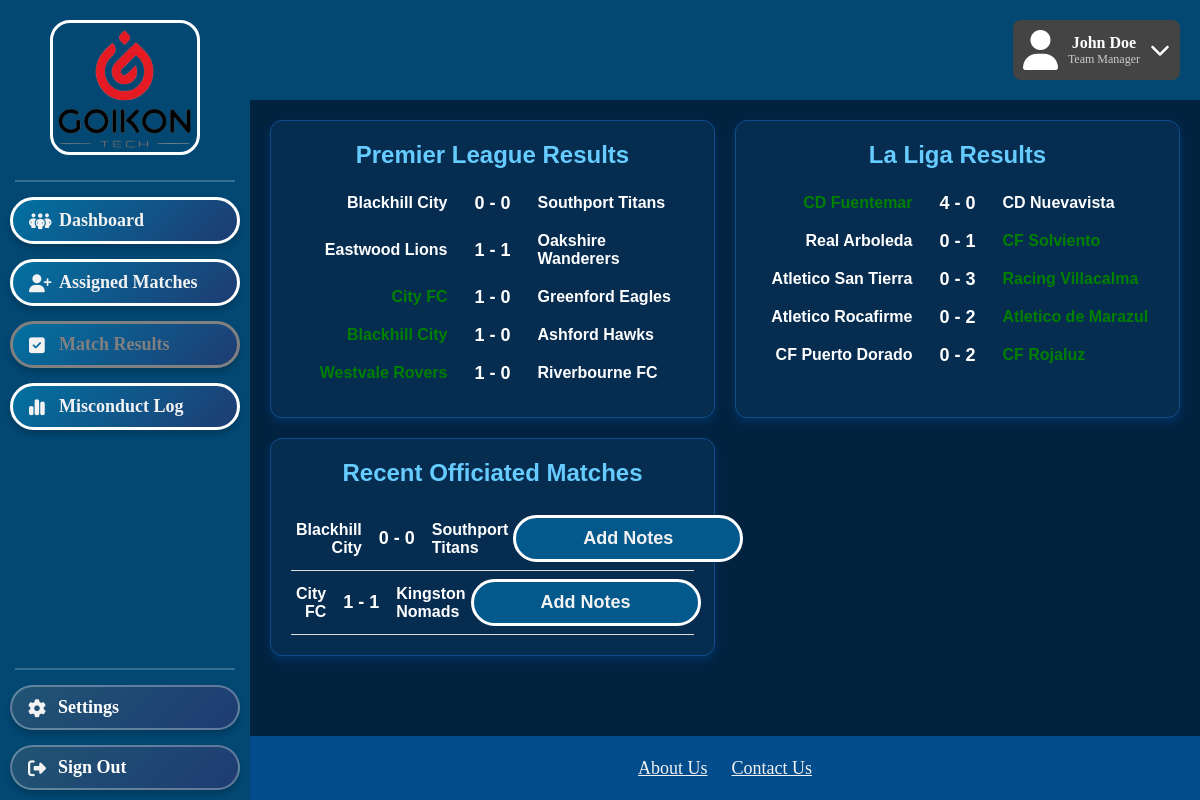
Page /refereePages/MatchResults.php on the committed database.
### tables this page shows
CREATE TABLE "League_Match" (
	"LeagueMatchID"	INTEGER,
	"LeagueID"	INTEGER NOT NULL,
	"HomeTeamID"	INTEGER NOT NULL,
	"AwayTeamID"	INTEGER NOT NULL,
	"MatchDate"	DATETIME NOT NULL,
	"FieldID"	INTEGER NOT NULL,
	"Status"	TEXT NOT NULL,
	"HomeGoals"	INTEGER NOT NULL DEFAULT 0,
	"AwayGoals"	INTEGER NOT NULL DEFAULT 0,
	PRIMARY KEY("LeagueMatchID" AUTOINCREMENT),
	FOREIGN KEY("AwayTeamID") REFERENCES "Team"("TeamID") ON DELETE CASCADE ON UPDATE CASCADE,
	FOREIGN KEY("FieldID") REFERENCES "Field"("FieldID") ON DELETE CASCADE ON UPDATE CASCADE,
	FOREIGN KEY("HomeTeamID") REFERENCES "Team"("TeamID") ON DELETE CASCADE ON UPDATE CASCADE,
	FOREIGN KEY("LeagueID") REFERENCES "League"("LeagueID") ON DELETE CASCADE ON UPDATE CASCADE
);

### refereePages/MatchResults.php (the view, shortened to what this page needs)
<!DOCTYPE html>
<html>
    <link rel="stylesheet" href="../styles.css">
    <div class="header">
        <div class="profile-box">
            <i class="fa fa-user"></i>
            <div>
                <div class="name">John Doe</div>
                <div class="role">Team Manager</div>
            </div>
            <i class="fa fa-chevron-down dropdown-icon"></i>
        </div>
    </div>
    <div class="sidebar">
        <img src="../GoikonLogoFinal.png" alt="Goikon Logo" class = "goikon-logo">
        <div class="sidebar-separator"></div>
        <div class="sidebar-button">
            <a href="RefereeDashboard.php">
                <i class="fa-solid fa-people-group"></i>Dashboard
            </a>
        </div>
        <div class="sidebar-button">
            <a href="AssignedMatches.php">
                <i class="fa-solid fa-user-plus"></i>Assigned Matches
            </a>
        </div>
        <div class="sidebar-button" class="stayOnPageLink">
            <a href="MatchResults.php">
                <i class="fa-solid fa-square-check"></i>Match Results
            </a>
        </div>
        <div class="sidebar-button">
            <a href="MisconductLog.php">
                <i class="fa-solid fa-chart-simple"></i>Misconduct Log
            </a>
        </div>
        <div class="sidebar-toolbox-container">
            <div class="sidebar-separator"></div>
            <div class="sidebar-toolbox-button">
                <a href="../Homepages/SettingsPersonal.php">
                    <i class="fa-solid fa-gear"></i>Settings
                </a>
            </div>
            <div class="sidebar-toolbox-button">
                <a href="../Create Account and Login/Login.php">
                    <i class="fa-solid fa-right-from-bracket"></i></i>Sign Out
                </a>
            </div>
        </div>
    </div>
    <div class="footer">
        <a href="../Homepages/AboutUs.php">About Us</a>
        <a href="../Homepages/ContactUs.php">Contact Us</a>
    </div>
   <div class="main-content">
   <?php
    require_once __DIR__ . '/../Include/db.php';
    try {
        $dbInstance = new Database();
        $conn = $dbInstance->getConnection();
    } catch (Exception $e) {
        die("Error: " . $e->getMessage());
    }
    ?>
    <div class="card-container">
        <div class="card">
            <h2>Premier League Results</h2>
            <?php
            $premQuery = "
                SELECT lm.LeagueMatchID, hm.TeamName AS HomeTeam, am.TeamName AS AwayTeam,
                    lm.MatchDate, lm.HomeGoals, lm.AwayGoals
                FROM League_Match lm
                JOIN Team hm ON lm.HomeTeamID = hm.TeamID
                JOIN Team am ON lm.AwayTeamID = am.TeamID
                WHERE lm.LeagueID = 1
                AND lm.Status = 'Completed'
                ORDER BY lm.MatchDate DESC
                LIMIT 5
            ";
            $premResults = $conn->query($premQuery);
            while ($row = $premResults->fetchArray(SQLITE3_ASSOC)) {
                $homeTeam = htmlspecialchars($row['HomeTeam']);
                $awayTeam = htmlspecialchars($row['AwayTeam']);
                $homeGoals = intval($row['HomeGoals']);
                $awayGoals = intval($row['AwayGoals']);
                $winnerHome = $homeGoals > $awayGoals ? 'winner' : '';
                $winnerAway = $awayGoals > $homeGoals ? 'winner' : '';
                echo "<div class='result'>
                        <div class='team home $winnerHome'>{$homeTeam}</div>
                        <div class='score'>{$homeGoals} - {$awayGoals}</div>
                        <div class='team away $winnerAway'>{$awayTeam}</div>
                    </div>";
            }
            ?>
        </div>
        <div class="card">
            <h2>La Liga Results</h2>
            <?php
            $laLigaQuery = "
                SELECT lm.LeagueMatchID, hm.TeamName AS HomeTeam, am.TeamName AS AwayTeam,
                    lm.MatchDate, lm.HomeGoals, lm.AwayGoals
                FROM League_Match lm
                JOIN Team hm ON lm.HomeTeamID = hm.TeamID
                JOIN Team am ON lm.AwayTeamID = am.TeamID
                WHERE lm.LeagueID = 2
                AND lm.Status = 'Completed'
                ORDER BY lm.MatchDate DESC
                LIMIT 5
            ";
            $laLigaResults = $conn->query($laLigaQuery);
            while ($row = $laLigaResults->fetchArray(SQLITE3_ASSOC)) {
                $homeTeam = htmlspecialchars($row['HomeTeam']);
                $awayTeam = htmlspecialchars($row['AwayTeam']);
                $homeGoals = intval($row['HomeGoals']);
                $awayGoals = intval($row['AwayGoals']);
                $winnerHome = $homeGoals > $awayGoals ? 'winner' : '';
                $winnerAway = $awayGoals > $homeGoals ? 'winner' : '';
                echo "<div class='result'>
                        <div class='team home $winnerHome'>{$homeTeam}</div>
                        <div class='score'>{$homeGoals} - {$awayGoals}</div>
                        <div class='team away $winnerAway'>{$awayTeam}</div>
                    </div>";
            }
            ?>
        </div>
        <div class="card">
            <h2>Recent Officiated Matches</h2>
            <?php
            $officiatedQuery = "
                SELECT lm.LeagueMatchID, hm.TeamName AS HomeTeam, am.TeamName AS AwayTeam,
                    lm.MatchDate, lm.HomeGoals, lm.AwayGoals
                FROM Referee_Booking rb
                JOIN League_Match lm ON rb.LeagueMatchID = lm.LeagueMatchID
                JOIN Team hm ON lm.HomeTeamID = hm.TeamID
                JOIN Team am ON lm.AwayTeamID = am.TeamID
                WHERE rb.RefereeID = 3
                AND lm.Status = 'Completed'
                ORDER BY lm.MatchDate DESC
                LIMIT 5
            ";
            $officiatedResults = $conn->query($officiatedQuery);
            while ($row = $officiatedResults->fetchArray(SQLITE3_ASSOC)) {
                $homeTeam = htmlspecialchars($row['HomeTeam']);
                $awayTeam = htmlspecialchars($row['AwayTeam']);
                $homeGoals = intval($row['HomeGoals']);
                $awayGoals = intval($row['AwayGoals']);
                $leagueMatchID = intval($row['LeagueMatchID']);
                $winnerHome = $homeGoals > $awayGoals ? 'winner' : '';
                $winnerAway = $awayGoals > $homeGoals ? 'winner' : '';
                echo "<div class='result-row'>
                        <div class='team home $winnerHome'>{$homeTeam}</div>
                        <div class='score'>{$homeGoals} - {$awayGoals}</div>
                        <div class='team away $winnerAway'>{$awayTeam}</div>
                        <div class='notes-button'>
                            <button class='add-notes-btn' data-matchid='{$leagueMatchID}'>Add Notes</button>
                        </div>
                    </div>";
            }
            ?>
        </div>
   </div>
</html>

### styles.css (style rules this page uses)
.header { position: fixed; display: flex; align-items: center; justify-content: center; top: 0; left: 0; width: calc(100% - 250px); height: 100px; left: 250px; background-color: #024873; color: white; text-align: center; z-index: 10000000023; }
.profile-box { position: absolute; top: 20px; right: 20px; background-color: #444; padding: 10px; border-radius: 8px; display: flex; align-items: center; color: white; max-width: 300px; }
.profile-box .fa-user { font-size: 40px; margin-right: 10px; }
.profile-box .name { font-weight: bold; white-space: nowrap; overflow: hidden; text-overflow: ellipsis; }
.profile-box .role { font-size: 12px; color: #ccc; white-space: nowrap; overflow: hidden; text-overflow: ellipsis; }
.profile-box .dropdown-icon { margin-left: 10px; cursor: pointer; font-size: 20px; }
.goikon-logo { position: absolute; top: 20px; left: 50px; width: 150px; height: auto; z-index: 10000; border: 3px solid white; border-radius: 20px; }
.sidebar { position: fixed; top: 0; left: 0; width: 250px; height: 100%; background-color: #024873; display: flex; flex-direction: column; align-items: center; padding-top: 180px; gap: 15px; }
.sidebar-button { background: none; padding: 0; }
.sidebar-button a { display: block; background: linear-gradient(135deg, #0271A1, #1e3c72); color: #F2F2F2; cursor: pointer; text-align: left; text-indent: 8px; font-weight: bold; text-decoration: none; font-size: 18px; width: 230px; padding: 10px 0; display: block; border: 3px solid white; border-radius: 50px; transition: all 0.3s ease-in-out; box-shadow: 0 4px 6px rgba(0, 0, 0, 0.2); }
.sidebar-button a.active { color: grey; border-color: grey; }
.sidebar i { color: #f2f2f2; font-size: 18px; vertical-align: middle; margin-right: 20px; width: 1em; }
.sidebar-toolbox-container { position: fixed; display: flex; flex-direction: column; align-items: center; gap: 15px; width: 250px; bottom: 10px; left: 0; }
.sidebar-toolbox-button { position: relative; display: flex; background: none; padding: 0; }
.sidebar-toolbox-button a { cursor: pointer; text-align: left; text-indent: 8px; background: linear-gradient(135deg, #205474, #1e3c72); color: white; font-weight: bold; text-decoration: none; font-size: 18px; width: 230px; padding: 10px 0; border-radius: 30px; backdrop-filter: blur(10px); border: 2px solid rgba(255, 255, 255, 0.3); transition: all 0.3s ease-in-out; box-shadow: 0 4px 6px rgba(0, 0, 0, 0.2); }
.sidebar-separator { height: 2px; background-color: rgba(255, 255, 255, 0.2); margin: 0px; width: calc(100% - 30px); margin-left: 15px; margin-right: 15px; }
.footer { position: fixed; left: 250px; width: calc(100vw - 250px); bottom: 0; background-color: #044D8C; text-align: center; padding: 20px; z-index: -1000; }
.footer a { color: #F2F2F2; font-size: 18px; line-height: 24px; margin: 10px; }
.main-content { position: fixed; align-content: left; top: 100px; left: 250px; width: calc(100vw - 250px); height: calc(100vh - 164px); background-color: #022340; z-index: 1000001; font-family:Verdana, Tahoma, sans-serif; }
.main-content button { background-color: #03588C; color: #F2F2F2; text-align: center; font-weight: bold; text-decoration: none; font-size: 18px; width: 230px; display: flex; padding: 10px 0; display: block; border: 3px solid white; border-radius: 50px; margin: 0 auto; }
.team { flex: 1; text-align: center; padding: 5px; font-weight: bold; }
* { margin: 0; padding: 0; box-sizing: border-box; }

### refereePages/MatchResults.php (style rules this page uses)
.card-container { display: grid; grid-template-columns: repeat(auto-fit, minmax(300px, 1fr)); gap: 20px; margin: 20px; }
.card { background-color: #062c50; color: white; border: 1px solid #114d8a; border-radius: 12px; padding: 20px; box-shadow: 0 4px 8px rgba(0, 86, 179, 0.3); }
.card h2 { text-align: center; color: #66ccff; margin-bottom: 20px; }
.result { display: grid; grid-template-columns: 1fr auto 1fr; align-items: center; gap: 10px; margin: 10px 0; }
.result-row { display: flex; align-items: center; justify-content: space-between; padding: 8px 0; border-bottom: 1px solid #ddd; }
.team { font-weight: bold; text-align: center; padding: 5px; }
.home { text-align: right; }
.away { text-align: left; }
.score { font-size: 18px; font-weight: bold; text-align: center; min-width: 60px; }
.winner { color: #4CAF50; }
.notes-button { flex: 1; text-align: right; }
.add-notes-btn { padding: 4px 8px; background-color: #007bff; color: white; border: none; border-radius: 4px; cursor: pointer; }
.winner { color: green; font-weight: bold; }

### rows in the picture
league_match: homeTeam "Blackhill City", HomeGoals "0", AwayGoals "0", awayTeam "Southport Titans"
league_match: homeTeam "Eastwood Lions", HomeGoals "1", AwayGoals "1", awayTeam "Oakshire Wanderers"
league_match: homeTeam "City FC", HomeGoals "1", AwayGoals "0", awayTeam "Greenford Eagles"
league_match: homeTeam "Blackhill City", HomeGoals "1", AwayGoals "0", awayTeam "Ashford Hawks"
league_match: homeTeam "Westvale Rovers", HomeGoals "1", AwayGoals "0", awayTeam "Riverbourne FC"
league_match: homeTeam "CD Fuentemar", HomeGoals "4", AwayGoals "0", awayTeam "CD Nuevavista"
league_match: homeTeam "Real Arboleda", HomeGoals "0", AwayGoals "1", awayTeam "CF Solviento"
league_match: homeTeam "Atletico San Tierra", HomeGoals "0", AwayGoals "3", awayTeam "Racing Villacalma"
league_match: homeTeam "Atletico Rocafirme", HomeGoals "0", AwayGoals "2", awayTeam "Atletico de Marazul"
league_match: homeTeam "CF Puerto Dorado", HomeGoals "0", AwayGoals "2", awayTeam "CF Rojaluz"
league_match: homeTeam "City FC", HomeGoals "1", AwayGoals "1", awayTeam "Kingston Nomads"
